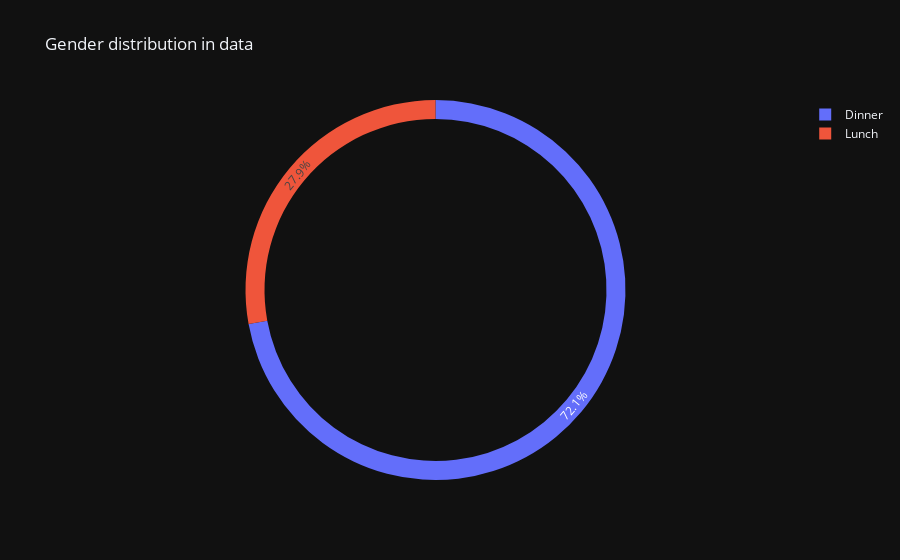

The notebook cell saved with this chart:
### Code cell
gender_count=tips['time'].value_counts()
px.pie(gender_count,gender_count.index,gender_count.values,hole=0.9,title='Gender distribution in data',
       template='plotly_dark',
       )

### Figure 1 — Plotly figure (JSON) as saved in the notebook; plotly's stock layout.template omitted (floating-point values rounded to 4 significant figures)
{"data": [{"domain": {"x": [0, 1], "y": [0, 1]}, "hole": 0.9, "hovertemplate": "time=%{label}<br>value=%{value}<extra></extra>", "labels": ["Dinner", "Lunch"], "legendgroup": "", "name": "", "showlegend": true, "type": "pie", "values": [176, 68]}], "layout": {"legend": {"tracegroupgap": 0}, "title": {"text": "Gender distribution in data"}}}
